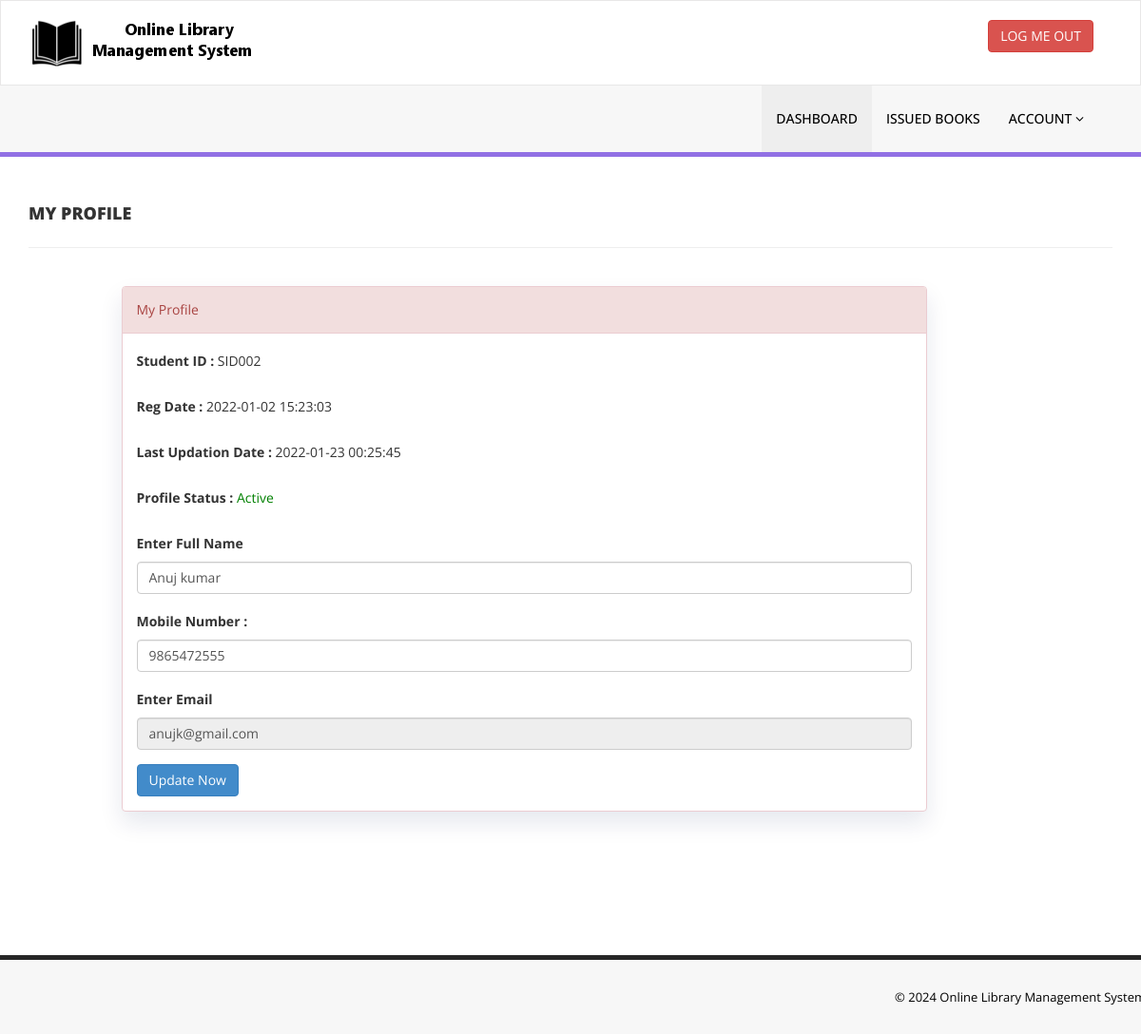
Screenshot of /my-profile.php (signed in) with the database file from the repository.
### tables this page shows
CREATE TABLE `tblstudents` (
  `id` int(11) NOT NULL,
  `StudentId` varchar(100) DEFAULT NULL,
  `FullName` varchar(120) DEFAULT NULL,
  `EmailId` varchar(120) DEFAULT NULL,
  `MobileNumber` char(11) DEFAULT NULL,
  `Password` varchar(120) DEFAULT NULL,
  `Status` int(1) DEFAULT NULL,
  `RegDate` timestamp NULL DEFAULT current_timestamp(),
  `UpdationDate` timestamp NULL DEFAULT NULL ON UPDATE current_timestamp()
);

### my-profile.php (the view, shortened to what this page needs)
<?php
include('includes/config.php');
if(strlen($_SESSION['login'])==0)
    {
header('location:index.php');
}
else{
?>
<!DOCTYPE html>
<html xmlns="http://www.w3.org/1999/xhtml">
<head>
    <link href="assets/css/bootstrap.css" rel="stylesheet" />
    <link href="assets/css/font-awesome.css" rel="stylesheet" />
    <link href="assets/css/style.css" rel="stylesheet" />
</head>
<body>
<?php include('includes/header.php');?>
    <div class="content-wrapper">
         <div class="container">
        <div class="row pad-botm">
            <div class="col-md-12">
                <h4 class="header-line">My Profile</h4>
                            </div>
        </div>
             <div class="row">
<div class="col-md-9 col-md-offset-1">
               <div class="panel panel-danger" style="box-shadow: 0px 12px 24px rgba(2,30,84,.1);">
                        <div class="panel-heading">
                           My Profile
                        </div>
                        <div class="panel-body">
                            <form name="signup" method="post">
<?php
$sid=$_SESSION['stdid'];
$sql="SELECT StudentId,FullName,EmailId,MobileNumber,RegDate,UpdationDate,Status from  tblstudents  where StudentId=:sid ";
$query = $dbh -> prepare($sql);
$query-> bindParam(':sid', $sid, PDO::PARAM_STR);
$query->execute();
$results=$query->fetchAll(PDO::FETCH_OBJ);
if($query->rowCount() > 0)
{
foreach($results as $result)
{               ?>
<div class="form-group">
<label>Student ID : </label>
<?php echo htmlentities($result->StudentId);?>
</div>
<div class="form-group">
<label>Reg Date : </label>
<?php echo htmlentities($result->RegDate);?>
</div>
<?php if($result->UpdationDate!=""){?>
<div class="form-group">
<label>Last Updation Date : </label>
<?php echo htmlentities($result->UpdationDate);?>
</div>
<?php } ?>
<div class="form-group">
<label>Profile Status : </label>
<?php if($result->Status==1){?>
<span style="color: green">Active</span>
<?php } else { ?>
<span style="color: red">Blocked</span>
<?php }?>
</div>
<div class="form-group">
<label>Enter Full Name</label>
<input class="form-control" type="text" name="fullanme" value="<?php echo htmlentities($result->FullName);?>" autocomplete="off" required />
</div>
<div class="form-group">
<label>Mobile Number :</label>
<input class="form-control" type="text" name="mobileno" maxlength="10" value="<?php echo htmlentities($result->MobileNumber);?>" autocomplete="off" required />
</div>
<div class="form-group">
<label>Enter Email</label>
<input class="form-control" type="email" name="email" id="emailid" value="<?php echo htmlentities($result->EmailId);?>"  autocomplete="off" required readonly />
</div>
<?php }} ?>
<button type="submit" name="update" class="btn btn-primary" id="submit">Update Now </button>
                                    </form>
                            </div>
                        </div>
                            </div>
        </div>
    </div>
    </div>
    <?php include('includes/footer.php');?>
</body>
</html>
<?php } ?>

### assets/css/style.css (style rules this page uses)
.content-wrapper { margin-top: 40px; min-height:800px; padding-bottom:90px; }
.header-line { font-weight:900; padding-bottom:25px; border-bottom:1px solid #eeeeee; text-transform:uppercase; }
.pad-botm { padding-bottom:30px; }

### rows the page displays
tblstudents: StudentId "SID002", RegDate "2022-01-02 15:23:03", UpdationDate "2022-01-23 00:25:45", Status "Active", fullanme "Anuj kumar", mobileno "9865472555", email "anujk@gmail.com"
